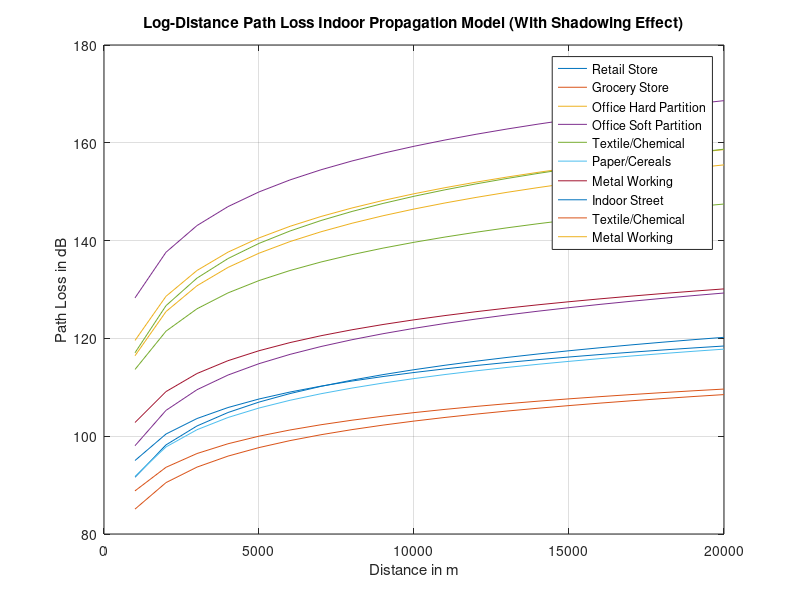

The MATLAB source for this figure:
% Analysis of Log-distance path loss propagation model (w/ Shadow)
clc
close all;
Fixed_Distance = input("Enter the reference distance: ");
Arbitrary_Distance = 1000 : 1000 : 20000;
% Values must be between 1.6 to 6
Path_Loss_Exponent = [2.2, 1.8, 3.0, 2.4, 2.6, 2.0, 2.1, 1.8, 1.6, 3.0, 3.1, 3.2];
Frequency = [914, 914, 1500, 900, 1900, 1300, 4000, 1300, 1300, 900, 4000, 1300];
Sigma = [8.7, 5.2, 7.0, 9.6, 14.1, 3.0, 7.0, 6.0, 5.8, 7.0, 9.7, 6.8];

for i = 1:12
    Lambda(i) = 3e8 / (Frequency(i) * 10 ^ 6);
    PL_D0(i) = -10 * log10((Lambda(i) ^ 2) / ((4 * pi * Fixed_Distance) ^ 2));
    X(i) = Sigma(i) * randn(size(PL_D0(i)));
    disp(X(i));
end
for i = 1:12
    for j = 1:20
        Path_Loss(i, j) = PL_D0(i) + 10 * Path_Loss_Exponent(i) * log10(Arbitrary_Distance(j) / Fixed_Distance)...
            + X(i);
    end
end

plot(Arbitrary_Distance, Path_Loss);
legend("Retail Store", "Grocery Store", "Office Hard Partition", "Office Soft Partition", "Textile/Chemical",...
    "Paper/Cereals", "Metal Working", "Indoor Street", "Textile/Chemical", "Metal Working");
xlabel("Distance in m");
ylabel("Path Loss in dB");
title("Log-Distance Path Loss Indoor Propagation Model (With Shadowing Effect)");
grid on;
